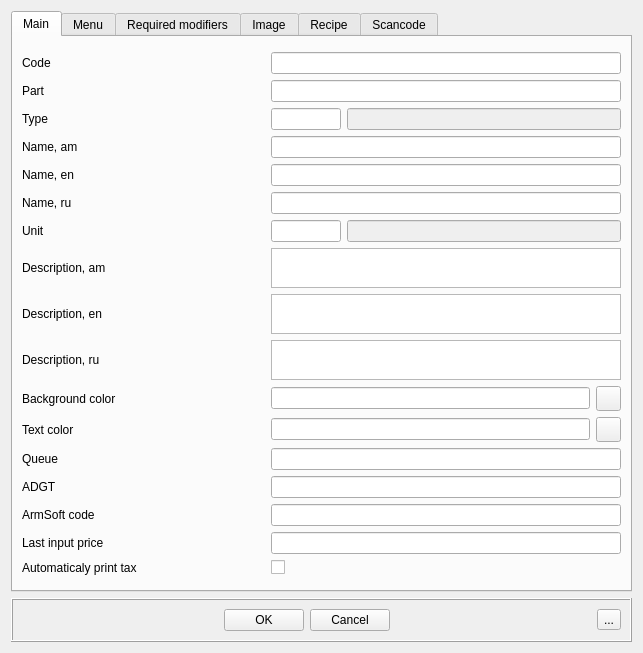
<?xml version="1.0" encoding="UTF-8"?>
<ui version="4.0">
 <class>RERestDish</class>
 <widget class="QDialog" name="RERestDish">
  <property name="geometry">
   <rect>
    <x>0</x>
    <y>0</y>
    <width>643</width>
    <height>653</height>
   </rect>
  </property>
  <property name="windowTitle">
   <string>Dish</string>
  </property>
  <layout class="QVBoxLayout" name="verticalLayout">
   <item>
    <widget class="QTabWidget" name="tabPage">
     <property name="currentIndex">
      <number>0</number>
     </property>
     <widget class="QWidget" name="tab">
      <attribute name="title">
       <string>Main</string>
      </attribute>
      <layout class="QVBoxLayout" name="verticalLayout_2">
       <item>
        <layout class="QGridLayout" name="gridLayout">
         <item row="8" column="0">
          <widget class="QLabel" name="label_8">
           <property name="text">
            <string>Description, en</string>
           </property>
          </widget>
         </item>
         <item row="12" column="0">
          <widget class="QLabel" name="label_12">
           <property name="text">
            <string>Queue</string>
           </property>
          </widget>
         </item>
         <item row="10" column="0">
          <widget class="QLabel" name="label_10">
           <property name="text">
            <string>Background color</string>
           </property>
          </widget>
         </item>
         <item row="0" column="2" colspan="3">
          <widget class="EQLineEdit" name="leCode">
           <property name="focusPolicy">
            <enum>Qt::NoFocus</enum>
           </property>
           <property name="readOnly">
            <bool>true</bool>
           </property>
           <property name="PrimaryKey" stdset="0">
            <bool>true</bool>
           </property>
           <property name="Field" stdset="0">
            <string>f_id</string>
           </property>
          </widget>
         </item>
         <item row="11" column="4">
          <widget class="QPushButton" name="btnTextColor">
           <property name="minimumSize">
            <size>
             <width>25</width>
             <height>25</height>
            </size>
           </property>
           <property name="maximumSize">
            <size>
             <width>25</width>
             <height>25</height>
            </size>
           </property>
           <property name="focusPolicy">
            <enum>Qt::NoFocus</enum>
           </property>
           <property name="text">
            <string/>
           </property>
           <property name="icon">
            <iconset resource="../Resort/res.qrc">
             <normaloff>:/images/selection.png</normaloff>:/images/selection.png</iconset>
           </property>
          </widget>
         </item>
         <item row="4" column="2" colspan="3">
          <widget class="EQLineEdit" name="leNameEn">
           <property name="Field" stdset="0">
            <string>f_en</string>
           </property>
          </widget>
         </item>
         <item row="1" column="2" colspan="3">
          <widget class="EQLineEdit" name="lePart">
           <property name="focusPolicy">
            <enum>Qt::NoFocus</enum>
           </property>
           <property name="readOnly">
            <bool>true</bool>
           </property>
          </widget>
         </item>
         <item row="2" column="3" colspan="2">
          <widget class="EQLineEdit" name="leTypeName">
           <property name="enabled">
            <bool>false</bool>
           </property>
           <property name="focusPolicy">
            <enum>Qt::NoFocus</enum>
           </property>
           <property name="readOnly">
            <bool>true</bool>
           </property>
          </widget>
         </item>
         <item row="10" column="4">
          <widget class="QPushButton" name="btnBgColor">
           <property name="minimumSize">
            <size>
             <width>25</width>
             <height>25</height>
            </size>
           </property>
           <property name="maximumSize">
            <size>
             <width>25</width>
             <height>25</height>
            </size>
           </property>
           <property name="focusPolicy">
            <enum>Qt::NoFocus</enum>
           </property>
           <property name="text">
            <string/>
           </property>
           <property name="icon">
            <iconset resource="../Resort/res.qrc">
             <normaloff>:/images/selection.png</normaloff>:/images/selection.png</iconset>
           </property>
          </widget>
         </item>
         <item row="11" column="2" colspan="2">
          <widget class="EColorLineEdit" name="leTextColor">
           <property name="readOnly">
            <bool>true</bool>
           </property>
           <property name="Field" stdset="0">
            <string>f_textColor</string>
           </property>
          </widget>
         </item>
         <item row="3" column="2" colspan="3">
          <widget class="EQLineEdit" name="leNameAm">
           <property name="Field" stdset="0">
            <string>f_am</string>
           </property>
          </widget>
         </item>
         <item row="16" column="0">
          <widget class="QLabel" name="label_16">
           <property name="text">
            <string>Automaticaly print tax</string>
           </property>
          </widget>
         </item>
         <item row="16" column="2">
          <widget class="QCheckBox" name="chAutoPrintTax">
           <property name="text">
            <string/>
           </property>
          </widget>
         </item>
         <item row="5" column="2" colspan="3">
          <widget class="EQLineEdit" name="leNameRu">
           <property name="Field" stdset="0">
            <string>f_ru</string>
           </property>
          </widget>
         </item>
         <item row="10" column="2" colspan="2">
          <widget class="EColorLineEdit" name="leBgColor">
           <property name="readOnly">
            <bool>true</bool>
           </property>
           <property name="Field" stdset="0">
            <string>f_bgColor</string>
           </property>
          </widget>
         </item>
         <item row="12" column="2" colspan="3">
          <widget class="EQLineEdit" name="leQueue">
           <property name="Field" stdset="0">
            <string>f_queue</string>
           </property>
          </widget>
         </item>
         <item row="7" column="2" colspan="3">
          <widget class="EQTextEdit" name="teAm">
           <property name="maximumSize">
            <size>
             <width>16777215</width>
             <height>40</height>
            </size>
           </property>
           <property name="Field" stdset="0">
            <string>f_text_am</string>
           </property>
          </widget>
         </item>
         <item row="8" column="2" colspan="3">
          <widget class="EQTextEdit" name="teEn">
           <property name="maximumSize">
            <size>
             <width>16777215</width>
             <height>40</height>
            </size>
           </property>
           <property name="Field" stdset="0">
            <string>f_text_en</string>
           </property>
          </widget>
         </item>
         <item row="13" column="0">
          <widget class="QLabel" name="label_13">
           <property name="text">
            <string>ADGT</string>
           </property>
          </widget>
         </item>
         <item row="14" column="0">
          <widget class="QLabel" name="label_14">
           <property name="text">
            <string>ArmSoft code</string>
           </property>
          </widget>
         </item>
         <item row="9" column="2" colspan="3">
          <widget class="EQTextEdit" name="teRu">
           <property name="maximumSize">
            <size>
             <width>16777215</width>
             <height>40</height>
            </size>
           </property>
           <property name="Field" stdset="0">
            <string>f_text_ru</string>
           </property>
          </widget>
         </item>
         <item row="15" column="2" colspan="3">
          <widget class="EQLineEdit" name="leLastPrice"/>
         </item>
         <item row="15" column="0">
          <widget class="QLabel" name="label_15">
           <property name="text">
            <string>Last input price</string>
           </property>
          </widget>
         </item>
         <item row="2" column="2">
          <widget class="EQLineEdit" name="leTypeCode">
           <property name="maximumSize">
            <size>
             <width>70</width>
             <height>16777215</height>
            </size>
           </property>
           <property name="Field" stdset="0">
            <string>f_type</string>
           </property>
           <property name="ShowButton" stdset="0">
            <bool>true</bool>
           </property>
          </widget>
         </item>
         <item row="13" column="2" colspan="3">
          <widget class="EQLineEdit" name="leADGT">
           <property name="Field" stdset="0">
            <string>f_adgt</string>
           </property>
          </widget>
         </item>
         <item row="14" column="2" colspan="3">
          <widget class="EQLineEdit" name="leArmSoft">
           <property name="Field" stdset="0">
            <string>f_as</string>
           </property>
          </widget>
         </item>
         <item row="3" column="0">
          <widget class="QLabel" name="label_4">
           <property name="text">
            <string>Name, am</string>
           </property>
          </widget>
         </item>
         <item row="2" column="0">
          <widget class="QLabel" name="label_3">
           <property name="text">
            <string>Type</string>
           </property>
          </widget>
         </item>
         <item row="4" column="0">
          <widget class="QLabel" name="label_5">
           <property name="text">
            <string>Name, en</string>
           </property>
          </widget>
         </item>
         <item row="1" column="0">
          <widget class="QLabel" name="label_2">
           <property name="text">
            <string>Part</string>
           </property>
          </widget>
         </item>
         <item row="0" column="0">
          <widget class="QLabel" name="label">
           <property name="text">
            <string>Code</string>
           </property>
          </widget>
         </item>
         <item row="9" column="0">
          <widget class="QLabel" name="label_9">
           <property name="text">
            <string>Description, ru</string>
           </property>
          </widget>
         </item>
         <item row="11" column="0">
          <widget class="QLabel" name="label_11">
           <property name="text">
            <string>Text color</string>
           </property>
          </widget>
         </item>
         <item row="7" column="0">
          <widget class="QLabel" name="label_7">
           <property name="text">
            <string>Description, am</string>
           </property>
          </widget>
         </item>
         <item row="5" column="0">
          <widget class="QLabel" name="label_6">
           <property name="text">
            <string>Name, ru</string>
           </property>
          </widget>
         </item>
         <item row="6" column="0">
          <widget class="QLabel" name="label_17">
           <property name="text">
            <string>Unit</string>
           </property>
          </widget>
         </item>
         <item row="6" column="2">
          <widget class="EQLineEdit" name="leUnitCode">
           <property name="maximumSize">
            <size>
             <width>70</width>
             <height>16777215</height>
            </size>
           </property>
          </widget>
         </item>
         <item row="6" column="3" colspan="2">
          <widget class="EQLineEdit" name="leUnitName">
           <property name="enabled">
            <bool>false</bool>
           </property>
          </widget>
         </item>
        </layout>
       </item>
      </layout>
     </widget>
     <widget class="QWidget" name="tab_2">
      <attribute name="title">
       <string>Menu</string>
      </attribute>
      <layout class="QHBoxLayout" name="horizontalLayout_2">
       <item>
        <widget class="QTableWidget" name="tblMenu">
         <property name="horizontalScrollBarPolicy">
          <enum>Qt::ScrollBarAlwaysOff</enum>
         </property>
         <property name="editTriggers">
          <set>QAbstractItemView::NoEditTriggers</set>
         </property>
         <property name="selectionMode">
          <enum>QAbstractItemView::NoSelection</enum>
         </property>
         <attribute name="verticalHeaderVisible">
          <bool>false</bool>
         </attribute>
         <attribute name="verticalHeaderDefaultSectionSize">
          <number>25</number>
         </attribute>
         <column>
          <property name="text">
           <string/>
          </property>
         </column>
         <column>
          <property name="text">
           <string>MenuRecID</string>
          </property>
         </column>
         <column>
          <property name="text">
           <string>MenuId</string>
          </property>
         </column>
         <column>
          <property name="text">
           <string>Menu</string>
          </property>
         </column>
         <column>
          <property name="text">
           <string>Price</string>
          </property>
         </column>
         <column>
          <property name="text">
           <string>Print 1</string>
          </property>
         </column>
         <column>
          <property name="text">
           <string>Print 2</string>
          </property>
         </column>
         <column>
          <property name="text">
           <string>StoreId</string>
          </property>
         </column>
         <column>
          <property name="text">
           <string>Store</string>
          </property>
         </column>
         <column>
          <property name="text">
           <string>Complex</string>
          </property>
         </column>
        </widget>
       </item>
      </layout>
     </widget>
     <widget class="QWidget" name="tab_3">
      <attribute name="title">
       <string>Required modifiers</string>
      </attribute>
      <layout class="QVBoxLayout" name="verticalLayout_3">
       <item>
        <widget class="QPushButton" name="btnAddModifier">
         <property name="minimumSize">
          <size>
           <width>25</width>
           <height>25</height>
          </size>
         </property>
         <property name="maximumSize">
          <size>
           <width>25</width>
           <height>25</height>
          </size>
         </property>
         <property name="text">
          <string/>
         </property>
         <property name="icon">
          <iconset resource="../Resort/res.qrc">
           <normaloff>:/images/new.png</normaloff>:/images/new.png</iconset>
         </property>
        </widget>
       </item>
       <item>
        <widget class="QTableWidget" name="tblModifier">
         <property name="horizontalScrollBarPolicy">
          <enum>Qt::ScrollBarAlwaysOff</enum>
         </property>
         <property name="editTriggers">
          <set>QAbstractItemView::NoEditTriggers</set>
         </property>
         <property name="selectionMode">
          <enum>QAbstractItemView::NoSelection</enum>
         </property>
         <column>
          <property name="text">
           <string>RecId</string>
          </property>
         </column>
         <column>
          <property name="text">
           <string>Code</string>
          </property>
         </column>
         <column>
          <property name="text">
           <string>Name</string>
          </property>
         </column>
         <column>
          <property name="text">
           <string/>
          </property>
         </column>
        </widget>
       </item>
      </layout>
     </widget>
     <widget class="QWidget" name="tab_4">
      <attribute name="title">
       <string>Image</string>
      </attribute>
      <layout class="QVBoxLayout" name="verticalLayout_4">
       <item>
        <widget class="QPushButton" name="btnLoadImage">
         <property name="minimumSize">
          <size>
           <width>25</width>
           <height>25</height>
          </size>
         </property>
         <property name="maximumSize">
          <size>
           <width>25</width>
           <height>25</height>
          </size>
         </property>
         <property name="text">
          <string/>
         </property>
         <property name="icon">
          <iconset resource="../Resort/res.qrc">
           <normaloff>:/images/new.png</normaloff>:/images/new.png</iconset>
         </property>
        </widget>
       </item>
       <item>
        <widget class="QLabel" name="lbImage">
         <property name="text">
          <string/>
         </property>
         <property name="pixmap">
          <pixmap resource="../Resort/res.qrc">:/images/cancel.png</pixmap>
         </property>
         <property name="scaledContents">
          <bool>true</bool>
         </property>
         <property name="alignment">
          <set>Qt::AlignCenter</set>
         </property>
        </widget>
       </item>
      </layout>
     </widget>
     <widget class="QWidget" name="tab_5">
      <attribute name="title">
       <string>Recipe</string>
      </attribute>
      <layout class="QVBoxLayout" name="verticalLayout_5">
       <item>
        <widget class="QWidget" name="widget" native="true">
         <layout class="QHBoxLayout" name="horizontalLayout_3">
          <property name="leftMargin">
           <number>0</number>
          </property>
          <property name="topMargin">
           <number>0</number>
          </property>
          <property name="rightMargin">
           <number>0</number>
          </property>
          <property name="bottomMargin">
           <number>0</number>
          </property>
          <item>
           <widget class="QToolButton" name="btnAppendRecipe">
            <property name="text">
             <string>...</string>
            </property>
            <property name="icon">
             <iconset resource="../Resort/res.qrc">
              <normaloff>:/images/add.png</normaloff>:/images/add.png</iconset>
            </property>
           </widget>
          </item>
          <item>
           <widget class="QToolButton" name="btnRemoveRecipeRow">
            <property name="text">
             <string>...</string>
            </property>
            <property name="icon">
             <iconset resource="../Resort/res.qrc">
              <normaloff>:/images/cancel.png</normaloff>:/images/cancel.png</iconset>
            </property>
           </widget>
          </item>
          <item>
           <widget class="QToolButton" name="btnClearRecipe">
            <property name="text">
             <string>...</string>
            </property>
            <property name="icon">
             <iconset resource="../Resort/res.qrc">
              <normaloff>:/images/garbage.png</normaloff>:/images/garbage.png</iconset>
            </property>
           </widget>
          </item>
          <item>
           <spacer name="horizontalSpacer_3">
            <property name="orientation">
             <enum>Qt::Horizontal</enum>
            </property>
            <property name="sizeHint" stdset="0">
             <size>
              <width>414</width>
              <height>20</height>
             </size>
            </property>
           </spacer>
          </item>
          <item>
           <widget class="QCheckBox" name="chContainItself">
            <property name="text">
             <string>Contains itself</string>
            </property>
           </widget>
          </item>
         </layout>
        </widget>
       </item>
       <item>
        <widget class="EQTableWidget" name="tblRecipe">
         <property name="editTriggers">
          <set>QAbstractItemView::NoEditTriggers</set>
         </property>
         <property name="selectionMode">
          <enum>QAbstractItemView::SingleSelection</enum>
         </property>
         <property name="selectionBehavior">
          <enum>QAbstractItemView::SelectRows</enum>
         </property>
         <column>
          <property name="text">
           <string>Code</string>
          </property>
         </column>
         <column>
          <property name="text">
           <string>Name</string>
          </property>
         </column>
         <column>
          <property name="text">
           <string>Qty</string>
          </property>
         </column>
        </widget>
       </item>
      </layout>
     </widget>
     <widget class="QWidget" name="tab_6">
      <attribute name="title">
       <string>Scancode</string>
      </attribute>
      <layout class="QVBoxLayout" name="verticalLayout_6">
       <item>
        <widget class="QWidget" name="widget_2" native="true">
         <layout class="QHBoxLayout" name="horizontalLayout_4">
          <property name="leftMargin">
           <number>0</number>
          </property>
          <property name="topMargin">
           <number>0</number>
          </property>
          <property name="rightMargin">
           <number>0</number>
          </property>
          <property name="bottomMargin">
           <number>0</number>
          </property>
          <item>
           <widget class="EQLineEdit" name="leReadScancode"/>
          </item>
         </layout>
        </widget>
       </item>
       <item>
        <widget class="QListWidget" name="lstScancodes"/>
       </item>
      </layout>
     </widget>
    </widget>
   </item>
   <item>
    <widget class="QFrame" name="frame">
     <property name="frameShape">
      <enum>QFrame::Box</enum>
     </property>
     <property name="frameShadow">
      <enum>QFrame::Raised</enum>
     </property>
     <layout class="QHBoxLayout" name="horizontalLayout">
      <item>
       <spacer name="horizontalSpacer">
        <property name="orientation">
         <enum>Qt::Horizontal</enum>
        </property>
        <property name="sizeHint" stdset="0">
         <size>
          <width>91</width>
          <height>20</height>
         </size>
        </property>
       </spacer>
      </item>
      <item>
       <widget class="QPushButton" name="btnOk">
        <property name="text">
         <string>OK</string>
        </property>
       </widget>
      </item>
      <item>
       <widget class="QPushButton" name="btnCancel">
        <property name="text">
         <string>Cancel</string>
        </property>
       </widget>
      </item>
      <item>
       <spacer name="horizontalSpacer_2">
        <property name="orientation">
         <enum>Qt::Horizontal</enum>
        </property>
        <property name="sizeHint" stdset="0">
         <size>
          <width>90</width>
          <height>20</height>
         </size>
        </property>
       </spacer>
      </item>
      <item>
       <widget class="QToolButton" name="btnTrack">
        <property name="text">
         <string>...</string>
        </property>
        <property name="icon">
         <iconset resource="../Resort/res.qrc">
          <normaloff>:/images/tracking.png</normaloff>:/images/tracking.png</iconset>
        </property>
       </widget>
      </item>
     </layout>
    </widget>
   </item>
  </layout>
 </widget>
 <customwidgets>
  <customwidget>
   <class>EQLineEdit</class>
   <extends>QLineEdit</extends>
   <header location="global">eqlineedit.h</header>
   <slots>
    <signal>customButtonClicked(bool)</signal>
   </slots>
  </customwidget>
  <customwidget>
   <class>EQTableWidget</class>
   <extends>QTableWidget</extends>
   <header location="global">eqtablewidget.h</header>
  </customwidget>
  <customwidget>
   <class>EQTextEdit</class>
   <extends>QTextEdit</extends>
   <header location="global">eqtextedit.h</header>
  </customwidget>
  <customwidget>
   <class>EColorLineEdit</class>
   <extends>QLineEdit</extends>
   <header location="global">ecolorlineedit.h</header>
  </customwidget>
 </customwidgets>
 <tabstops>
  <tabstop>lePart</tabstop>
  <tabstop>leTypeCode</tabstop>
  <tabstop>leNameAm</tabstop>
  <tabstop>leNameEn</tabstop>
  <tabstop>leNameRu</tabstop>
  <tabstop>teAm</tabstop>
  <tabstop>teEn</tabstop>
  <tabstop>teRu</tabstop>
  <tabstop>leBgColor</tabstop>
  <tabstop>leTextColor</tabstop>
  <tabstop>leQueue</tabstop>
  <tabstop>btnBgColor</tabstop>
  <tabstop>leTypeName</tabstop>
  <tabstop>btnCancel</tabstop>
  <tabstop>btnOk</tabstop>
  <tabstop>btnTextColor</tabstop>
  <tabstop>leCode</tabstop>
  <tabstop>tabPage</tabstop>
  <tabstop>tblMenu</tabstop>
  <tabstop>tblModifier</tabstop>
  <tabstop>btnAddModifier</tabstop>
  <tabstop>btnLoadImage</tabstop>
 </tabstops>
 <resources>
  <include location="../Resort/res.qrc"/>
 </resources>
 <connections/>
</ui>
